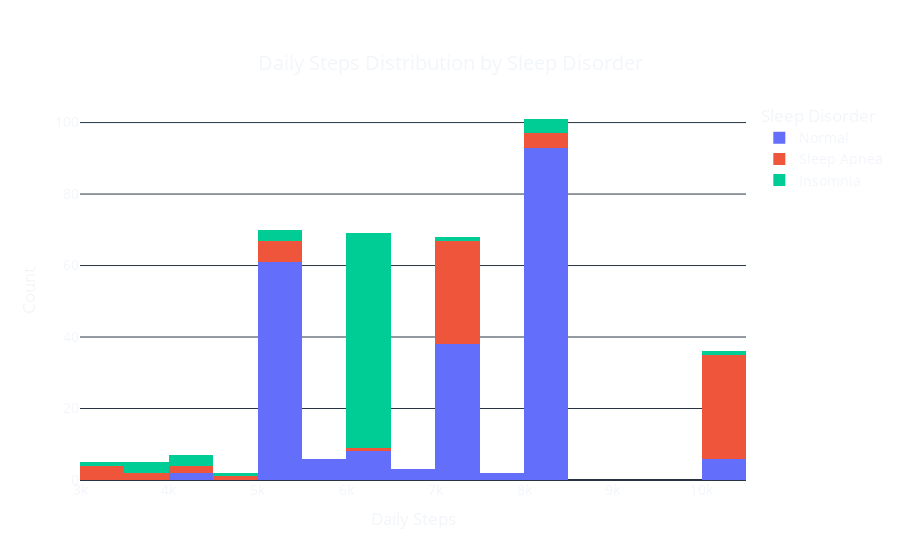

Notebook code cell kept with this figure:
### Code cell
fig = px.histogram(data, x='Daily Steps', color='Sleep Disorder', 
                   title='Daily Steps Distribution by Sleep Disorder',
                   labels={'Daily Steps': 'Daily Steps', 'count': 'Count'},
                   template='plotly_dark')

fig.update_layout(
    xaxis_title='Daily Steps',
    yaxis_title='Count',
    title={
        'text': "Daily Steps Distribution by Sleep Disorder",
        'y': 0.9,
        'x': 0.5,
        'xanchor': 'center',
        'yanchor': 'top'},
    font=dict(size=14),
    plot_bgcolor='rgba(0,0,0,0)',
    paper_bgcolor='rgba(0,0,0,0)'
)

fig.show()

### Figure 1 — Plotly figure (JSON) as saved in the notebook; plotly's stock layout.template omitted (floating-point values rounded to 4 significant figures; data arrays with more than 128 entries replaced by an {"elided": "..."} marker saying what was removed)
{"data": [{"alignmentgroup": "True", "bingroup": "x", "hovertemplate": "Sleep Disorder=Normal<br>Daily Steps=%{x}<br>count=%{y}<extra></extra>", "legendgroup": "Normal", "marker": {"color": "#636efa", "pattern": {"shape": ""}}, "name": "Normal", "offsetgroup": "Normal", "orientation": "v", "showlegend": true, "type": "histogram", "x": {"elided": "219 int values"}, "xaxis": "x", "yaxis": "y"}, {"alignmentgroup": "True", "bingroup": "x", "hovertemplate": "Sleep Disorder=Sleep Apnea<br>Daily Steps=%{x}<br>count=%{y}<extra></extra>", "legendgroup": "Sleep Apnea", "marker": {"color": "#EF553B", "pattern": {"shape": ""}}, "name": "Sleep Apnea", "offsetgroup": "Sleep Apnea", "orientation": "v", "showlegend": true, "type": "histogram", "x": [3000, 3000, 4000, 8000, 4100, 8000, 5200, 5200, 3300, 4800, 7000, 8000, 3300, 5000, 5000, 8000, 6000, 10000, 10000, 10000, 10000, 10000, 10000, 10000, 10000, 10000, 3700, 3700, 10000, 10000, 10000, 10000, 10000, 10000, 10000, 10000, 10000, 10000, 10000, 10000, 10000, 10000, 10000, 10000, 10000, 10000, 10000, 10000, 5000, 5000, 7000, 7000, 7000, 7000, 7000, 7000, 7000, 7000, 7000, 7000, 7000, 7000, 7000, 7000, 7000, 7000, 7000, 7000, 7000, 7000, 7000, 7000, 7000, 7000, 7000, 7000, 7000, 7000], "xaxis": "x", "yaxis": "y"}, {"alignmentgroup": "True", "bingroup": "x", "hovertemplate": "Sleep Disorder=Insomnia<br>Daily Steps=%{x}<br>count=%{y}<extra></extra>", "legendgroup": "Insomnia", "marker": {"color": "#00cc96", "pattern": {"shape": ""}}, "name": "Insomnia", "offsetgroup": "Insomnia", "orientation": "v", "showlegend": true, "type": "histogram", "x": [3000, 3500, 4000, 4100, 5000, 7000, 4800, 8000, 4000, 8000, 6000, 6000, 6000, 6000, 6000, 6000, 6000, 6000, 6000, 6000, 6000, 6000, 6000, 6000, 6000, 6000, 8000, 8000, 6000, 6000, 6000, 6000, 6000, 6000, 6000, 6000, 6000, 6000, 6000, 6000, 6000, 6000, 6000, 6000, 6000, 6000, 6000, 6000, 6000, 6000, 6000, 6000, 6000, 6000, 6000, 5000, 6000, 6000, 6000, 6000, 6000, 6000, 6000, 6000, 6000, 6000, 6000, 3500, 3500, 10000, 6000, 6000, 6000, 6000, 6000, 6000, 5000], "xaxis": "x", "yaxis": "y"}], "layout": {"autosize": true, "barmode": "relative", "font": {"size": 14}, "legend": {"title": {"text": "Sleep Disorder"}, "tracegroupgap": 0}, "paper_bgcolor": "rgba(0, 0, 0, 0)", "plot_bgcolor": "rgba(0, 0, 0, 0)", "title": {"text": "Daily Steps Distribution by Sleep Disorder", "x": 0.5, "xanchor": "center", "y": 0.9, "yanchor": "top"}, "xaxis": {"anchor": "y", "autorange": true, "domain": [0, 1], "range": [3000.0, 10500.0], "title": {"text": "Daily Steps"}, "type": "linear"}, "yaxis": {"anchor": "x", "autorange": true, "domain": [0, 1], "range": [0, 106.3], "title": {"text": "Count"}}}}
